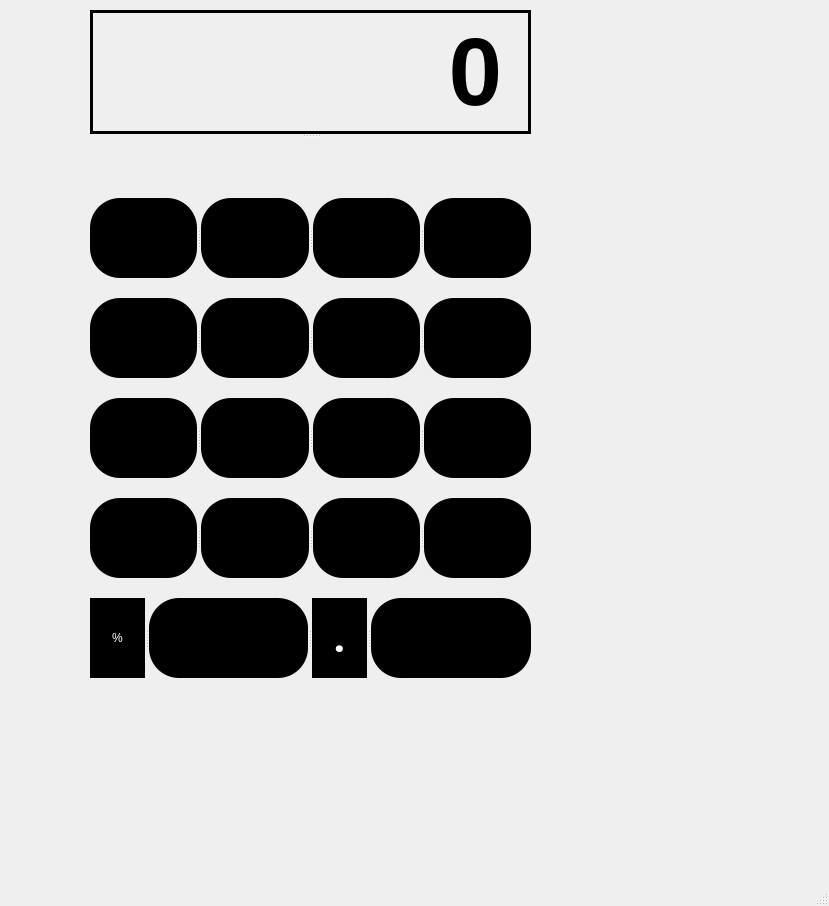
<?xml version="1.0" encoding="UTF-8"?>
<ui version="4.0">
 <class>MainWindow</class>
 <widget class="QMainWindow" name="MainWindow">
  <property name="geometry">
   <rect>
    <x>0</x>
    <y>0</y>
    <width>829</width>
    <height>906</height>
   </rect>
  </property>
  <property name="windowTitle">
   <string>MainWindow</string>
  </property>
  <widget class="QWidget" name="centralwidget">
   <widget class="QSplitter" name="splitter_6">
    <property name="geometry">
     <rect>
      <x>90</x>
      <y>10</y>
      <width>441</width>
      <height>731</height>
     </rect>
    </property>
    <property name="orientation">
     <enum>Qt::Vertical</enum>
    </property>
    <widget class="QLabel" name="label">
     <property name="minimumSize">
      <size>
       <width>0</width>
       <height>124</height>
      </size>
     </property>
     <property name="maximumSize">
      <size>
       <width>16777215</width>
       <height>124</height>
      </size>
     </property>
     <property name="font">
      <font>
       <pointsize>72</pointsize>
       <weight>75</weight>
       <bold>true</bold>
      </font>
     </property>
     <property name="styleSheet">
      <string notr="true"/>
     </property>
     <property name="frameShape">
      <enum>QFrame::Box</enum>
     </property>
     <property name="lineWidth">
      <number>3</number>
     </property>
     <property name="text">
      <string>0</string>
     </property>
     <property name="alignment">
      <set>Qt::AlignRight|Qt::AlignTrailing|Qt::AlignVCenter</set>
     </property>
    </widget>
    <widget class="QWidget" name="layoutWidget">
     <layout class="QGridLayout" name="gridLayout">
      <property name="topMargin">
       <number>40</number>
      </property>
      <property name="bottomMargin">
       <number>40</number>
      </property>
      <property name="horizontalSpacing">
       <number>7</number>
      </property>
      <property name="verticalSpacing">
       <number>0</number>
      </property>
      <item row="0" column="0">
       <widget class="QSplitter" name="splitter">
        <property name="orientation">
         <enum>Qt::Horizontal</enum>
        </property>
        <widget class="QPushButton" name="pushButton">
         <property name="maximumSize">
          <size>
           <width>16777215</width>
           <height>80</height>
          </size>
         </property>
         <property name="styleSheet">
          <string notr="true">QPushButton{
background-color: rgb(0, 0, 0);

border-radius: 30;
color:white;
}
QPushButton:checked{
	color: white;
	 border-radius: 30px;
	  border: 1px rgb(255, 255, 255);
		background-color: qlineargradient(spread:pad, x1:0, y1:0, x2:1, y2:0, stop:0 rgba(255, 242, 0, 255), stop:1 rgba(255, 167, 0, 255));
    }
QPushButton:hover{
		color: white;
	 border-radius: 30px;
	
  border: 1px rgb(255, 255, 255);
	background-color: qlineargradient(spread:pad, x1:0, y1:1, x2:1, y2:0.045, stop:0 rgba(186, 0, 255, 255), stop:1 rgba(255, 0, 74, 255));
	
} 
</string>
         </property>
         <property name="text">
          <string/>
         </property>
         <property name="icon">
          <iconset>
           <normaloff>../../../../Downloads/percentage (1).png</normaloff>../../../../Downloads/percentage (1).png</iconset>
         </property>
         <property name="iconSize">
          <size>
           <width>30</width>
           <height>30</height>
          </size>
         </property>
        </widget>
        <widget class="QPushButton" name="pushButton_2">
         <property name="styleSheet">
          <string notr="true">QPushButton{
background-color: rgb(0, 0, 0);

border-radius: 30;
color:white;
}
QPushButton:checked{
	color: white;
	 border-radius: 30px;
	  border: 1px rgb(255, 255, 255);
		background-color: qlineargradient(spread:pad, x1:0, y1:0, x2:1, y2:0, stop:0 rgba(255, 242, 0, 255), stop:1 rgba(255, 167, 0, 255));
    }
QPushButton:hover{
		color: white;
	 border-radius: 30px;
	
  border: 1px rgb(255, 255, 255);
	background-color: qlineargradient(spread:pad, x1:0, y1:1, x2:1, y2:0.045, stop:0 rgba(186, 0, 255, 255), stop:1 rgba(255, 0, 74, 255));
	
} 
</string>
         </property>
         <property name="text">
          <string/>
         </property>
         <property name="icon">
          <iconset>
           <normaloff>../../../../Downloads/delete.png</normaloff>../../../../Downloads/delete.png</iconset>
         </property>
         <property name="iconSize">
          <size>
           <width>40</width>
           <height>40</height>
          </size>
         </property>
        </widget>
        <widget class="QPushButton" name="pushButton_4">
         <property name="styleSheet">
          <string notr="true">QPushButton{
background-color: rgb(0, 0, 0);

border-radius: 30;
color:white;
}
QPushButton:checked{
	color: white;
	 border-radius: 30px;
	  border: 1px rgb(255, 255, 255);
		background-color: qlineargradient(spread:pad, x1:0, y1:0, x2:1, y2:0, stop:0 rgba(255, 242, 0, 255), stop:1 rgba(255, 167, 0, 255));
    }
QPushButton:hover{
		color: white;
	 border-radius: 30px;
	
  border: 1px rgb(255, 255, 255);
	background-color: qlineargradient(spread:pad, x1:0, y1:1, x2:1, y2:0.045, stop:0 rgba(186, 0, 255, 255), stop:1 rgba(255, 0, 74, 255));
	
} 
</string>
         </property>
         <property name="text">
          <string/>
         </property>
         <property name="icon">
          <iconset>
           <normaloff>../../../../Downloads/is-less-than.png</normaloff>../../../../Downloads/is-less-than.png</iconset>
         </property>
         <property name="iconSize">
          <size>
           <width>30</width>
           <height>30</height>
          </size>
         </property>
        </widget>
        <widget class="QPushButton" name="pushButton_16">
         <property name="styleSheet">
          <string notr="true">QPushButton{
background-color: rgb(0, 0, 0);

border-radius: 30;
color:white;
}
QPushButton:checked{
	color: white;
	 border-radius: 30px;
	  border: 1px rgb(255, 255, 255);
		background-color: qlineargradient(spread:pad, x1:0, y1:0, x2:1, y2:0, stop:0 rgba(255, 242, 0, 255), stop:1 rgba(255, 167, 0, 255));
    }
QPushButton:hover{
		color: white;
	 border-radius: 30px;
	
  border: 1px rgb(255, 255, 255);
	background-color: qlineargradient(spread:pad, x1:0, y1:1, x2:1, y2:0.045, stop:0 rgba(186, 0, 255, 255), stop:1 rgba(255, 0, 74, 255));
	
} 
</string>
         </property>
         <property name="text">
          <string/>
         </property>
         <property name="icon">
          <iconset>
           <normaloff>../../../../Downloads/divide.png</normaloff>../../../../Downloads/divide.png</iconset>
         </property>
         <property name="iconSize">
          <size>
           <width>30</width>
           <height>30</height>
          </size>
         </property>
        </widget>
       </widget>
      </item>
      <item row="3" column="0">
       <widget class="QSplitter" name="splitter_4">
        <property name="orientation">
         <enum>Qt::Horizontal</enum>
        </property>
        <widget class="QPushButton" name="pushButton_12">
         <property name="maximumSize">
          <size>
           <width>16777215</width>
           <height>80</height>
          </size>
         </property>
         <property name="styleSheet">
          <string notr="true">QPushButton{
background-color: rgb(0, 0, 0);

border-radius: 30;
color:white;
}
QPushButton:checked{
	color: white;
	 border-radius: 30px;
	  border: 1px rgb(255, 255, 255);
		background-color: qlineargradient(spread:pad, x1:0, y1:0, x2:1, y2:0, stop:0 rgba(255, 242, 0, 255), stop:1 rgba(255, 167, 0, 255));
    }
QPushButton:hover{
		color: white;
	 border-radius: 30px;
	
  border: 1px rgb(255, 255, 255);
	background-color: qlineargradient(spread:pad, x1:0, y1:1, x2:1, y2:0.045, stop:0 rgba(186, 0, 255, 255), stop:1 rgba(255, 0, 74, 255));
	
} 
</string>
         </property>
         <property name="text">
          <string/>
         </property>
         <property name="icon">
          <iconset>
           <normaloff>../../../../Downloads/number-3.png</normaloff>../../../../Downloads/number-3.png</iconset>
         </property>
         <property name="iconSize">
          <size>
           <width>40</width>
           <height>40</height>
          </size>
         </property>
        </widget>
        <widget class="QPushButton" name="pushButton_11">
         <property name="styleSheet">
          <string notr="true">QPushButton{
background-color: rgb(0, 0, 0);

border-radius: 30;
color:white;
}
QPushButton:checked{
	color: white;
	 border-radius: 30px;
	  border: 1px rgb(255, 255, 255);
		background-color: qlineargradient(spread:pad, x1:0, y1:0, x2:1, y2:0, stop:0 rgba(255, 242, 0, 255), stop:1 rgba(255, 167, 0, 255));
    }
QPushButton:hover{
		color: white;
	 border-radius: 30px;
	
  border: 1px rgb(255, 255, 255);
	background-color: qlineargradient(spread:pad, x1:0, y1:1, x2:1, y2:0.045, stop:0 rgba(186, 0, 255, 255), stop:1 rgba(255, 0, 74, 255));
	
} 
</string>
         </property>
         <property name="text">
          <string/>
         </property>
         <property name="icon">
          <iconset>
           <normaloff>../../../../Downloads/number-2.png</normaloff>../../../../Downloads/number-2.png</iconset>
         </property>
         <property name="iconSize">
          <size>
           <width>40</width>
           <height>40</height>
          </size>
         </property>
        </widget>
        <widget class="QPushButton" name="pushButton_10">
         <property name="styleSheet">
          <string notr="true">QPushButton{
background-color: rgb(0, 0, 0);

border-radius: 30;
color:white;
}
QPushButton:checked{
	color: white;
	 border-radius: 30px;
	  border: 1px rgb(255, 255, 255);
		background-color: qlineargradient(spread:pad, x1:0, y1:0, x2:1, y2:0, stop:0 rgba(255, 242, 0, 255), stop:1 rgba(255, 167, 0, 255));
    }
QPushButton:hover{
		color: white;
	 border-radius: 30px;
	
  border: 1px rgb(255, 255, 255);
	background-color: qlineargradient(spread:pad, x1:0, y1:1, x2:1, y2:0.045, stop:0 rgba(186, 0, 255, 255), stop:1 rgba(255, 0, 74, 255));
	
} 
</string>
         </property>
         <property name="text">
          <string/>
         </property>
         <property name="icon">
          <iconset>
           <normaloff>../../../../Downloads/number-one.png</normaloff>../../../../Downloads/number-one.png</iconset>
         </property>
         <property name="iconSize">
          <size>
           <width>40</width>
           <height>40</height>
          </size>
         </property>
        </widget>
        <widget class="QPushButton" name="pushButton_19">
         <property name="minimumSize">
          <size>
           <width>107</width>
           <height>0</height>
          </size>
         </property>
         <property name="styleSheet">
          <string notr="true">QPushButton{
background-color: rgb(0, 0, 0);

border-radius: 30;
color:white;
}
QPushButton:checked{
	color: white;
	 border-radius: 30px;
	  border: 1px rgb(255, 255, 255);
		background-color: qlineargradient(spread:pad, x1:0, y1:0, x2:1, y2:0, stop:0 rgba(255, 242, 0, 255), stop:1 rgba(255, 167, 0, 255));
    }
QPushButton:hover{
		color: white;
	 border-radius: 30px;
	
  border: 1px rgb(255, 255, 255);
	background-color: qlineargradient(spread:pad, x1:0, y1:1, x2:1, y2:0.045, stop:0 rgba(186, 0, 255, 255), stop:1 rgba(255, 0, 74, 255));
	
} 
</string>
         </property>
         <property name="text">
          <string/>
         </property>
         <property name="icon">
          <iconset>
           <normaloff>../../../../Downloads/plus.png</normaloff>../../../../Downloads/plus.png</iconset>
         </property>
         <property name="iconSize">
          <size>
           <width>30</width>
           <height>30</height>
          </size>
         </property>
        </widget>
       </widget>
      </item>
      <item row="4" column="0">
       <widget class="QSplitter" name="splitter_5">
        <property name="orientation">
         <enum>Qt::Horizontal</enum>
        </property>
        <widget class="QPushButton" name="pushButton_13">
         <property name="maximumSize">
          <size>
           <width>16777215</width>
           <height>80</height>
          </size>
         </property>
         <property name="styleSheet">
          <string notr="true">QPushButton{
background-color: rgb(0, 0, 0);

border-radius: 30;
color:white;
}
QPushButton:checked{
	color: white;
	 border-radius: 30px;
	  border: 1px rgb(255, 255, 255);
		background-color: qlineargradient(spread:pad, x1:0, y1:0, x2:1, y2:0, stop:0 rgba(255, 242, 0, 255), stop:1 rgba(255, 167, 0, 255));
    }
QPushButton:hover{
		color: white;
	 border-radius: 30px;
	
  border: 1px rgb(255, 255, 255);
	background-color: qlineargradient(spread:pad, x1:0, y1:1, x2:1, y2:0.045, stop:0 rgba(186, 0, 255, 255), stop:1 rgba(255, 0, 74, 255));
	
} 
</string>
         </property>
         <property name="text">
          <string>%</string>
         </property>
        </widget>
        <widget class="QPushButton" name="pushButton_14">
         <property name="styleSheet">
          <string notr="true">QPushButton{
background-color: rgb(0, 0, 0);

border-radius: 30;
color:white;
}
QPushButton:checked{
	color: white;
	 border-radius: 30px;
	  border: 1px rgb(255, 255, 255);
		background-color: qlineargradient(spread:pad, x1:0, y1:0, x2:1, y2:0, stop:0 rgba(255, 242, 0, 255), stop:1 rgba(255, 167, 0, 255));
    }
QPushButton:hover{
		color: white;
	 border-radius: 30px;
	
  border: 1px rgb(255, 255, 255);
	background-color: qlineargradient(spread:pad, x1:0, y1:1, x2:1, y2:0.045, stop:0 rgba(186, 0, 255, 255), stop:1 rgba(255, 0, 74, 255));
	
} 
</string>
         </property>
         <property name="text">
          <string/>
         </property>
        </widget>
        <widget class="QPushButton" name="pushButton_15">
         <property name="font">
          <font>
           <family>Open Sans ExtraBold</family>
           <pointsize>26</pointsize>
           <weight>75</weight>
           <bold>true</bold>
          </font>
         </property>
         <property name="styleSheet">
          <string notr="true">QPushButton{
background-color: rgb(0, 0, 0);

border-radius: 30;
color:white;
}
QPushButton:checked{
	color: white;
	 border-radius: 30px;
	  border: 1px rgb(255, 255, 255);
		background-color: qlineargradient(spread:pad, x1:0, y1:0, x2:1, y2:0, stop:0 rgba(255, 242, 0, 255), stop:1 rgba(255, 167, 0, 255));
    }
QPushButton:hover{
		color: white;
	 border-radius: 30px;
	
  border: 1px rgb(255, 255, 255);
	background-color: qlineargradient(spread:pad, x1:0, y1:1, x2:1, y2:0.045, stop:0 rgba(186, 0, 255, 255), stop:1 rgba(255, 0, 74, 255));
	
} 
</string>
         </property>
         <property name="text">
          <string>.</string>
         </property>
        </widget>
        <widget class="QPushButton" name="pushButton_20">
         <property name="styleSheet">
          <string notr="true">QPushButton{
background-color: rgb(0, 0, 0);

border-radius: 30;
color:white;
}
QPushButton:checked{
	color: white;
	 border-radius: 30px;
	  border: 1px rgb(255, 255, 255);
		background-color: qlineargradient(spread:pad, x1:0, y1:0, x2:1, y2:0, stop:0 rgba(255, 242, 0, 255), stop:1 rgba(255, 167, 0, 255));
    }
QPushButton:hover{
		color: white;
	 border-radius: 30px;
	
  border: 1px rgb(255, 255, 255);
	background-color: qlineargradient(spread:pad, x1:0, y1:1, x2:1, y2:0.045, stop:0 rgba(186, 0, 255, 255), stop:1 rgba(255, 0, 74, 255));
	
} 
</string>
         </property>
         <property name="text">
          <string/>
         </property>
         <property name="icon">
          <iconset>
           <normaloff>../../../../Downloads/equal.png</normaloff>../../../../Downloads/equal.png</iconset>
         </property>
         <property name="iconSize">
          <size>
           <width>30</width>
           <height>30</height>
          </size>
         </property>
        </widget>
       </widget>
      </item>
      <item row="1" column="0">
       <widget class="QSplitter" name="splitter_2">
        <property name="orientation">
         <enum>Qt::Horizontal</enum>
        </property>
        <widget class="QPushButton" name="pushButton_6">
         <property name="maximumSize">
          <size>
           <width>16777215</width>
           <height>80</height>
          </size>
         </property>
         <property name="styleSheet">
          <string notr="true">QPushButton{
background-color: rgb(0, 0, 0);

border-radius: 30;
color:white;
}
QPushButton:checked{
	color: white;
	 border-radius: 30px;
	  border: 1px rgb(255, 255, 255);
		background-color: qlineargradient(spread:pad, x1:0, y1:0, x2:1, y2:0, stop:0 rgba(255, 242, 0, 255), stop:1 rgba(255, 167, 0, 255));
    }
QPushButton:hover{
		color: white;
	 border-radius: 30px;
	
  border: 1px rgb(255, 255, 255);
	background-color: qlineargradient(spread:pad, x1:0, y1:1, x2:1, y2:0.045, stop:0 rgba(186, 0, 255, 255), stop:1 rgba(255, 0, 74, 255));
	
} 
</string>
         </property>
         <property name="text">
          <string/>
         </property>
         <property name="icon">
          <iconset>
           <normaloff>../../../../Downloads/seven.png</normaloff>../../../../Downloads/seven.png</iconset>
         </property>
         <property name="iconSize">
          <size>
           <width>40</width>
           <height>40</height>
          </size>
         </property>
        </widget>
        <widget class="QPushButton" name="pushButton_5">
         <property name="styleSheet">
          <string notr="true">QPushButton{
background-color: rgb(0, 0, 0);

border-radius: 30;
color:white;
}
QPushButton:checked{
	color: white;
	 border-radius: 30px;
	  border: 1px rgb(255, 255, 255);
		background-color: qlineargradient(spread:pad, x1:0, y1:0, x2:1, y2:0, stop:0 rgba(255, 242, 0, 255), stop:1 rgba(255, 167, 0, 255));
    }
QPushButton:hover{
		color: white;
	 border-radius: 30px;
	
  border: 1px rgb(255, 255, 255);
	background-color: qlineargradient(spread:pad, x1:0, y1:1, x2:1, y2:0.045, stop:0 rgba(186, 0, 255, 255), stop:1 rgba(255, 0, 74, 255));
	
} 
</string>
         </property>
         <property name="text">
          <string/>
         </property>
         <property name="icon">
          <iconset>
           <normaloff>../../../../Downloads/number-8.png</normaloff>../../../../Downloads/number-8.png</iconset>
         </property>
         <property name="iconSize">
          <size>
           <width>40</width>
           <height>40</height>
          </size>
         </property>
        </widget>
        <widget class="QPushButton" name="pushButton_3">
         <property name="styleSheet">
          <string notr="true">QPushButton{
background-color: rgb(0, 0, 0);

border-radius: 30;
color:white;
}
QPushButton:checked{
	color: white;
	 border-radius: 30px;
	  border: 1px rgb(255, 255, 255);
		background-color: qlineargradient(spread:pad, x1:0, y1:0, x2:1, y2:0, stop:0 rgba(255, 242, 0, 255), stop:1 rgba(255, 167, 0, 255));
    }
QPushButton:hover{
		color: white;
	 border-radius: 30px;
	
  border: 1px rgb(255, 255, 255);
	background-color: qlineargradient(spread:pad, x1:0, y1:1, x2:1, y2:0.045, stop:0 rgba(186, 0, 255, 255), stop:1 rgba(255, 0, 74, 255));
	
} 
</string>
         </property>
         <property name="text">
          <string/>
         </property>
         <property name="icon">
          <iconset>
           <normaloff>../../../../Downloads/number-9.png</normaloff>../../../../Downloads/number-9.png</iconset>
         </property>
         <property name="iconSize">
          <size>
           <width>40</width>
           <height>40</height>
          </size>
         </property>
        </widget>
        <widget class="QPushButton" name="pushButton_17">
         <property name="minimumSize">
          <size>
           <width>107</width>
           <height>0</height>
          </size>
         </property>
         <property name="maximumSize">
          <size>
           <width>16777215</width>
           <height>340</height>
          </size>
         </property>
         <property name="sizeIncrement">
          <size>
           <width>560</width>
           <height>780</height>
          </size>
         </property>
         <property name="styleSheet">
          <string notr="true">QPushButton{
background-color: rgb(0, 0, 0);

border-radius: 30;
color:white;
}
QPushButton:checked{
	color: white;
	 border-radius: 30px;
	  border: 1px rgb(255, 255, 255);
		background-color: qlineargradient(spread:pad, x1:0, y1:0, x2:1, y2:0, stop:0 rgba(255, 242, 0, 255), stop:1 rgba(255, 167, 0, 255));
    }
QPushButton:hover{
		color: white;
	 border-radius: 30px;
	
  border: 1px rgb(255, 255, 255);
	background-color: qlineargradient(spread:pad, x1:0, y1:1, x2:1, y2:0.045, stop:0 rgba(186, 0, 255, 255), stop:1 rgba(255, 0, 74, 255));
	
} 
</string>
         </property>
         <property name="text">
          <string/>
         </property>
         <property name="icon">
          <iconset>
           <normaloff>../../../../Downloads/multiplication.png</normaloff>../../../../Downloads/multiplication.png</iconset>
         </property>
         <property name="iconSize">
          <size>
           <width>30</width>
           <height>30</height>
          </size>
         </property>
        </widget>
       </widget>
      </item>
      <item row="2" column="0">
       <widget class="QSplitter" name="splitter_3">
        <property name="orientation">
         <enum>Qt::Horizontal</enum>
        </property>
        <widget class="QPushButton" name="pushButton_8">
         <property name="styleSheet">
          <string notr="true">QPushButton{
background-color: rgb(0, 0, 0);

border-radius: 30;
color:white;
}
QPushButton:checked{
	color: white;
	 border-radius: 30px;
	  border: 1px rgb(255, 255, 255);
		background-color: qlineargradient(spread:pad, x1:0, y1:0, x2:1, y2:0, stop:0 rgba(255, 242, 0, 255), stop:1 rgba(255, 167, 0, 255));
    }
QPushButton:hover{
		color: white;
	 border-radius: 30px;
	
  border: 1px rgb(255, 255, 255);
	background-color: qlineargradient(spread:pad, x1:0, y1:1, x2:1, y2:0.045, stop:0 rgba(186, 0, 255, 255), stop:1 rgba(255, 0, 74, 255));
	
} 
</string>
         </property>
         <property name="text">
          <string/>
         </property>
         <property name="icon">
          <iconset>
           <normaloff>../../../../Downloads/number-four.png</normaloff>../../../../Downloads/number-four.png</iconset>
         </property>
         <property name="iconSize">
          <size>
           <width>40</width>
           <height>40</height>
          </size>
         </property>
        </widget>
        <widget class="QPushButton" name="pushButton_9">
         <property name="styleSheet">
          <string notr="true">QPushButton{
background-color: rgb(0, 0, 0);

border-radius: 30;
color:white;
}
QPushButton:checked{
	color: white;
	 border-radius: 30px;
	  border: 1px rgb(255, 255, 255);
		background-color: qlineargradient(spread:pad, x1:0, y1:0, x2:1, y2:0, stop:0 rgba(255, 242, 0, 255), stop:1 rgba(255, 167, 0, 255));
    }
QPushButton:hover{
		color: white;
	 border-radius: 30px;
	
  border: 1px rgb(255, 255, 255);
	background-color: qlineargradient(spread:pad, x1:0, y1:1, x2:1, y2:0.045, stop:0 rgba(186, 0, 255, 255), stop:1 rgba(255, 0, 74, 255));
	
} 
</string>
         </property>
         <property name="text">
          <string/>
         </property>
         <property name="icon">
          <iconset>
           <normaloff>../../../../Downloads/number-5.png</normaloff>../../../../Downloads/number-5.png</iconset>
         </property>
         <property name="iconSize">
          <size>
           <width>40</width>
           <height>40</height>
          </size>
         </property>
        </widget>
        <widget class="QPushButton" name="pushButton_7">
         <property name="minimumSize">
          <size>
           <width>0</width>
           <height>60</height>
          </size>
         </property>
         <property name="maximumSize">
          <size>
           <width>16777215</width>
           <height>80</height>
          </size>
         </property>
         <property name="styleSheet">
          <string notr="true">QPushButton{
background-color: rgb(0, 0, 0);

border-radius: 30;
color:white;
}
QPushButton:checked{
	color: white;
	 border-radius: 30px;
	  border: 1px rgb(255, 255, 255);
		background-color: qlineargradient(spread:pad, x1:0, y1:0, x2:1, y2:0, stop:0 rgba(255, 242, 0, 255), stop:1 rgba(255, 167, 0, 255));
    }
QPushButton:hover{
		color: white;
	 border-radius: 30px;
	
  border: 1px rgb(255, 255, 255);
	background-color: qlineargradient(spread:pad, x1:0, y1:1, x2:1, y2:0.045, stop:0 rgba(186, 0, 255, 255), stop:1 rgba(255, 0, 74, 255));
	
} 
</string>
         </property>
         <property name="text">
          <string/>
         </property>
         <property name="icon">
          <iconset>
           <normaloff>../../../../Downloads/six.png</normaloff>../../../../Downloads/six.png</iconset>
         </property>
         <property name="iconSize">
          <size>
           <width>40</width>
           <height>40</height>
          </size>
         </property>
        </widget>
        <widget class="QPushButton" name="pushButton_18">
         <property name="minimumSize">
          <size>
           <width>107</width>
           <height>0</height>
          </size>
         </property>
         <property name="styleSheet">
          <string notr="true">QPushButton{
background-color: rgb(0, 0, 0);

border-radius: 30;
color:white;
}
QPushButton:checked{
	color: white;
	 border-radius: 30px;
	  border: 1px rgb(255, 255, 255);
		background-color: qlineargradient(spread:pad, x1:0, y1:0, x2:1, y2:0, stop:0 rgba(255, 242, 0, 255), stop:1 rgba(255, 167, 0, 255));
    }
QPushButton:hover{
		color: white;
	 border-radius: 30px;
	
  border: 1px rgb(255, 255, 255);
	background-color: qlineargradient(spread:pad, x1:0, y1:1, x2:1, y2:0.045, stop:0 rgba(186, 0, 255, 255), stop:1 rgba(255, 0, 74, 255));
	
} 
</string>
         </property>
         <property name="text">
          <string/>
         </property>
         <property name="icon">
          <iconset>
           <normaloff>../../../../Downloads/delete (1).png</normaloff>../../../../Downloads/delete (1).png</iconset>
         </property>
         <property name="iconSize">
          <size>
           <width>30</width>
           <height>30</height>
          </size>
         </property>
        </widget>
       </widget>
      </item>
     </layout>
    </widget>
   </widget>
  </widget>
  <widget class="QMenuBar" name="menubar">
   <property name="geometry">
    <rect>
     <x>0</x>
     <y>0</y>
     <width>829</width>
     <height>26</height>
    </rect>
   </property>
  </widget>
  <widget class="QStatusBar" name="statusbar"/>
 </widget>
 <resources/>
 <connections/>
</ui>
